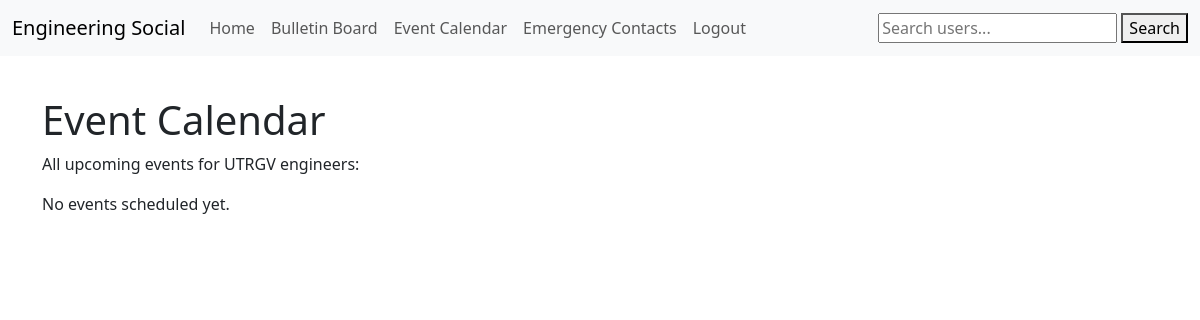
Before: /EngineeringSocialApp/calendar/ (signed in) with the older database file.
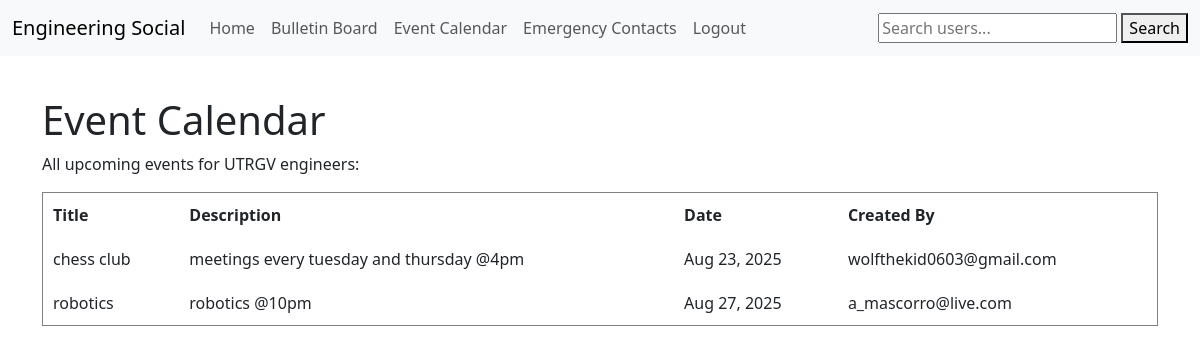
After: the same page with the newer database file.
### EngineeringSocialApp/models.py (models this page shows, shortened)
class Event(models.Model):
    title = models.CharField(max_length=200)
    description = models.TextField(blank=True)
    date = models.DateTimeField()
    created_by = models.ForeignKey(User, on_delete=models.CASCADE)

### EngineeringSocialApp/views.py (the view)
# urls.py: path('calendar/', views.event_calendar, name='event_calendar'),
@login_required
def event_calendar(request):
    events = Event.objects.all().order_by('date')
    return render(request, 'event_calendar.html', {'events': events})

### EngineeringSocialApp/templates/event_calendar.html
{% extends 'base.html' %}
{% block content %}
<div style="margin-top: 40px;">
  <h1>Event Calendar</h1>
  <p>All upcoming events for UTRGV engineers:</p>
  {% if events %}
    <table border="1" cellpadding="10" cellspacing="0" style="border-collapse: collapse; width: 100%;">
      <thead>
        <tr>
          <th>Title</th>
          <th>Description</th>
          <th>Date</th>
          <th>Created By</th>
        </tr>
      </thead>
      <tbody>
        {% for event in events %}
        <tr>
          <td>{{ event.title }}</td>
          <td>{{ event.description|default:"No description" }}</td>
          <td>{{ event.date|date:"M d, Y " }}</td>
          <td>{{ event.created_by.username }}</td>
        </tr>
        {% endfor %}
      </tbody>
    </table>
  {% else %}
    <p>No events scheduled yet.</p>
  {% endif %}
</div>
{% endblock %}

### EngineeringSocialApp/templates/base.html (shortened to what this page needs)
<!doctype html>
<html lang="en">
  <head>
    <link href="https://cdn.jsdelivr.net/npm/bootstrap@5.3.7/dist/css/bootstrap.min.css" rel="stylesheet">
  </head>
  <body>
    {% include 'navbar.html' %}
    <div class= "container" >
    {% block content %}
    {% endblock %}
    </div>
  </body>
</html>

### EngineeringSocialApp/templates/navbar.html (shortened to what this page needs)
<nav class="navbar navbar-expand-lg bg-body-tertiary">
  <div class="container-fluid">
    <a class="navbar-brand" href="{% url 'home' %}">Engineering Social</a>
    <div class="collapse navbar-collapse" id="navbarSupportedContent">
      <ul class="navbar-nav me-auto mb-2 mb-lg-0">
        <li class="nav-item">
          <a class="nav-link" aria-current="page" href="{% url 'home' %}">Home</a>
        </li>
        <li class="nav-item">
          <a class="nav-link" href="{% url 'bulletin_board' %}">Bulletin Board</a>
        </li>
        <li class="nav-item">
          <a class="nav-link" href="{% url 'event_calendar' %}">Event Calendar</a>
        </li>
        <li class="nav-item">
          <a class="nav-link" href="{% url 'emergency_contacts' %}">Emergency Contacts</a>
        </li>
        <li class="nav-item">
          <a class="nav-link" href="{% url 'logout' %}">Logout</a>
        </li>
      </ul>
      <form method="get" action="{% url 'search_users' %}" style="display:inline;">
      <input type="text" name="q" placeholder="Search users..." required>
      <button type="submit">Search</button>
      </form>
    </div>
  </div>
</nav>

Changed rows visible on the page:
added Event: title "chess club", description "meetings every tuesday and thursday @4pm", date "Aug 23, 2025", created_by.username "wolfthekid0603@gmail.com"
added Event: title "robotics", description "robotics @10pm", date "Aug 27, 2025", created_by.username "a_mascorro@live.com"
Other visible differences:
text no longer shown: "No events scheduled yet."
text now shown: "Title Description Date Created By"
